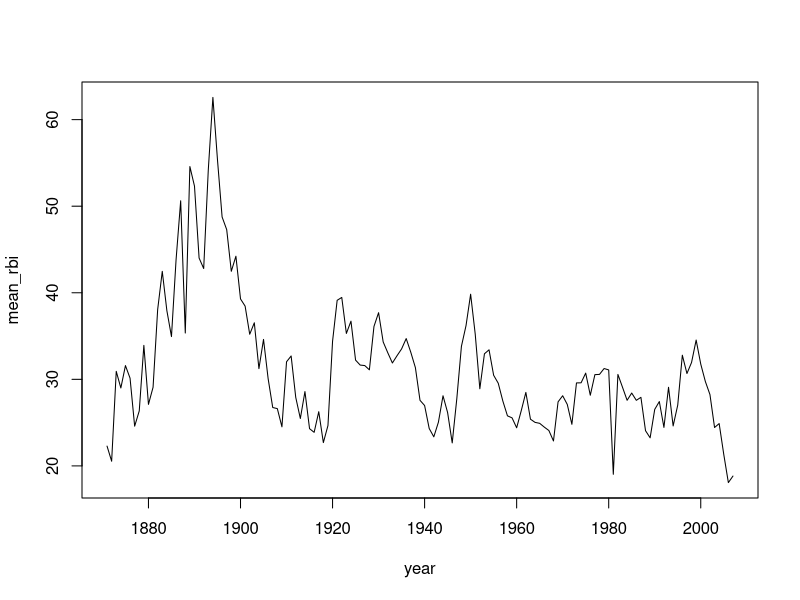

The R source for this figure:
## ---- chunk 1
library(plyr)
head(baseball)
summarise(baseball,
          duration = max(year) - min(year),
          nteams = length(unique(team)))
## ---- chunk 2
newData <- ddply(baseball, "id")    # 按id分组,因为没有func函数，这里是按id顺序排序
head(newData)
summarise(newData,                  # 对分组后的每组数据进行汇总
          duration = max(year) - min(year),
          nteams = length(unique(team)))

df <- ddply(baseball, "id", summarise,    #按id分组，分组后每组数据在year变量和team变量上进行汇总
 duration = max(year) - min(year),
 nteams = length(unique(team)))

head(df)
## ---- chunk 3
library(plyr)
dfx <- data.frame(         #生成数据
  group = c(rep('A', 8), rep('B', 15), rep('C', 6)),
  sex   = sample(c('M', 'F'), size = 29, replace = T),
  age   = runif(n = 29, min = 18, max = 54)
)
dfx
dd <- ddply(dfx, .(group, sex), summarize,       #按group和sex分别分组进行统计
 mean = round(mean(age), 2),
 sd = round(sd(age), 2))
head(dd)
## ---- chunk 4
x <- baseball[1:100,]
head( ddply(x, ~ year+team, nrow) ) # 使用公式表示分组变量
x[x[,"year"]==1871 & x[,"team"]=='CL1',]    # 验证，发现确实如此

head( ddply(baseball, .(team), c("nrow", "ncol")) )  # 使用两个函数，分组后每组多少行，多少列
## ---- chunk 5
rbi <- ddply(baseball, .(year), summarise,
  mean_rbi = mean(rbi, na.rm = TRUE))        #按year分组，对每组的rbi求均值
plot(mean_rbi ~ year, type = "l", data = rbi)
## ---- chunk 6
df <- data.frame(id = rep(letters[1:3], each = 3),value = 1:9)
df
ddply(df, .(id), mutate, mean = mean(value))    
## ---- chunk 7
model <- function(x) {                  
    lm(Petal.Length~Petal.Width,data=x)  # 首先定义回归函数
}
# 如果用普通的函数则需要如下的分割、计算、整合三个步骤共四条命令
pieces <- split(iris,list(iris$Species))  # 按品种分为3类
models <- lapply(pieces,model)            # 每个品种应用回归模型，得到3组参数
sapply(models,coef)                       # 组合结果
## ---- chunk 8
result1 <- dlply(iris,.(Species),model)
result1

result2 <- ldply(result1,function(x) coef(x))
result2
## ---- chunk 9
replicate(20,mean(runif(100)))
rdply(20, mean(runif(100)))
mapply(rnorm,mean=1:5,sd=1:5, n=2)
mdply(data.frame(mean = 1:5, sd = 1:5), rnorm, n = 2)
